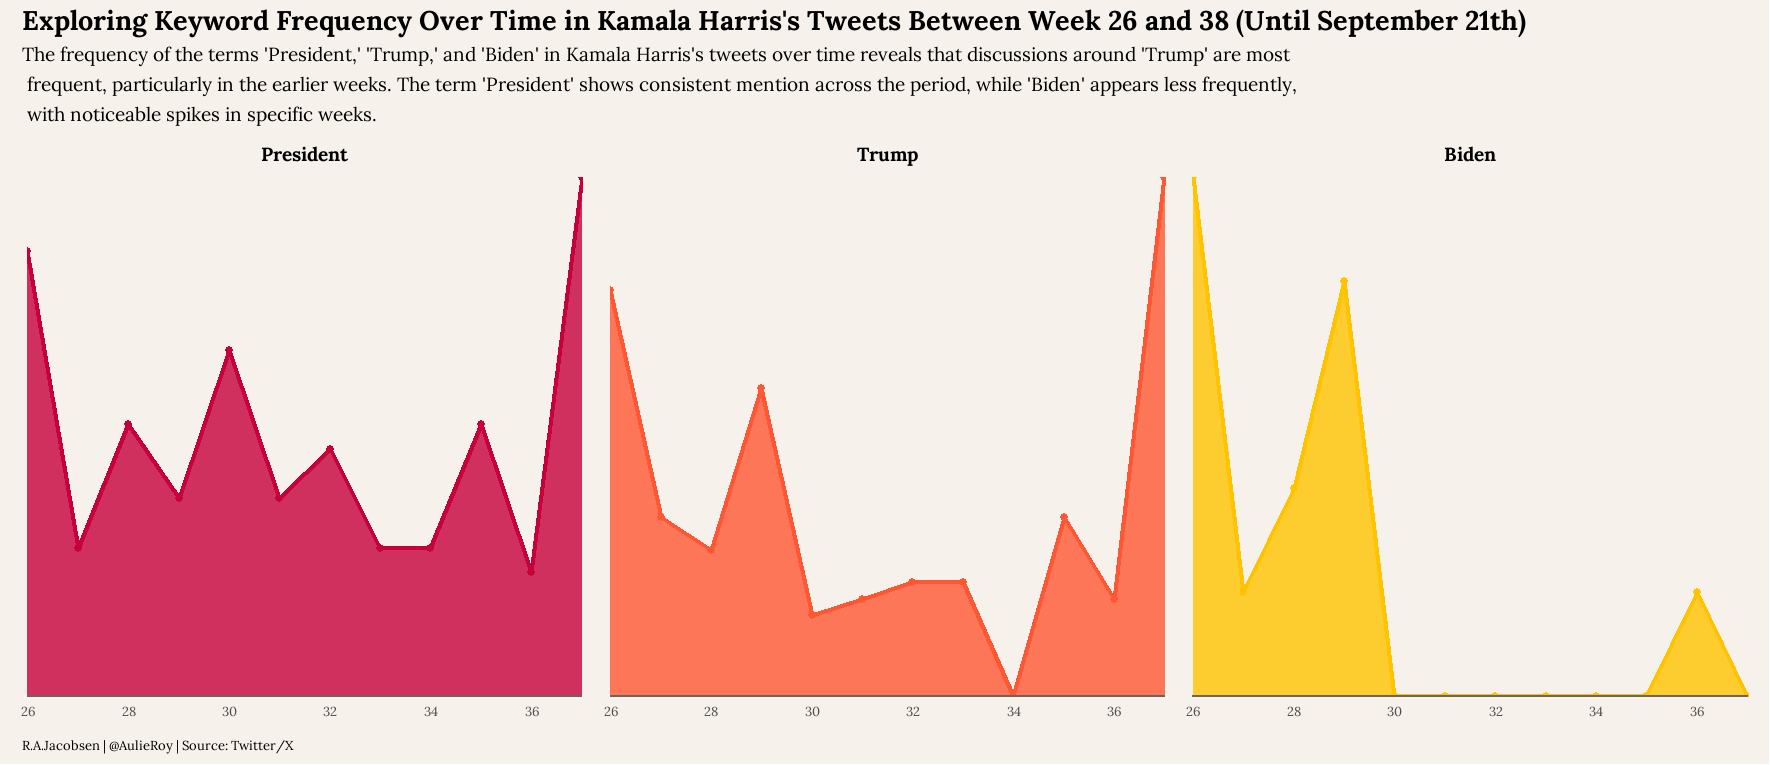

R code for this plot:
# Data comes from the Twitter/X account of Kamala Harris. 
# Analysis was performed on September 1st. 2024. 
# All code is present within the R syntax file. 

# Load libraries 
library(tidyverse)
library(ndjson)
library(lubridate)
library(tidytext)
library(showtext)
library(sysfonts)
library(patchwork)

# Load data
kamala_harris <- ndjson::stream_in("C:/Users/roja006/OneDrive - Kristiania/[01] Kristiania/[29] Coding and Data/[03] Data/2024-08-27 Kamala Harris August Twitter Posts.ndjson")
kamala_harris_more <- ndjson::stream_in("C:/Users/roja006/OneDrive - Kristiania/[01] Kristiania/[29] Coding and Data/[03] Data/2024-09-21 kamala harris twitter.ndjson")

# Merge data 
kamala_harris <- 
  kamala_harris %>%
  mutate(data.legacy.created_at = as.POSIXct(data.legacy.created_at, format = "%a %b %d %H:%M:%S %z %Y", tz = "UTC")) %>%
  filter(data.legacy.created_at <= as_datetime("2024-08-26 23:59:59", tz = "UTC"))

kamala_harris_more <- 
  kamala_harris_more %>%
  mutate(data.legacy.created_at = as.POSIXct(data.legacy.created_at, format = "%a %b %d %H:%M:%S %z %Y", tz = "UTC")) %>%
  filter(data.legacy.created_at >= as_datetime("2024-08-27 00:00:00", tz = "UTC"))

kamala_harris_combined <- bind_rows(kamala_harris, kamala_harris_more)

kamala <- 
  kamala_harris_combined %>%
  distinct(data.legacy.created_at, .keep_all = TRUE)

# Custom stop words
custom_stop_words <- c("http", 
                       "https", 
                       "rt", 
                       "vp")

kamala_df <- 
  kamala %>% 
  select(data.legacy.full_text, data.legacy.created_at) %>% 
  unnest_tokens(word, data.legacy.full_text) %>% 
  mutate(
    word = str_remove_all(word, "https?://\\S+|www\\.\\S+"),  
    word = str_remove_all(word, "\\d+"),  
    word = str_remove_all(word, "[^\\w\\s]"),  
    word = str_remove_all(word, "\\b\\d{1,2}\\b")  
  ) %>% 
  filter(nchar(word) >= 4) %>%  
  filter(!word %in% custom_stop_words) %>%  
  filter(word != "") %>%  
  anti_join(stop_words, by = "word") %>%  
  mutate(
    date = as.Date(data.legacy.created_at, format = "%a %b %d %H:%M:%S %z %Y"),  
    week = isoweek(date) 
  )

# keyword
keywords <- c("president", "trump", "biden")

time_series_data <- 
  kamala_df %>%
  filter(word %in% keywords) %>%  
  count(week, word) %>%  
  complete(week = full_seq(week, 1), word, fill = list(n = 0)) 


# Add Google Font "Lora"
font_add_google("Lora", "lora")
showtext_auto()

# Colors
colors <- c("#C70039", "#FF5733", "#FFC300")  

# Background color
bg_color <- "#f6f1eb"

# Plots
plot_president <- ggplot(subset(time_series_data, word == "president"), aes(x = week, y = n)) +
  geom_area(fill = colors[1], alpha = 0.8) +
  geom_line(color = colors[1], size = 1) +
  geom_point(color = colors[1], size = 1.5) +
  scale_x_continuous(expand = c(0, 0)) +  
  scale_y_continuous(expand = c(0, 0)) +  
  theme_minimal(base_family = "lora") +
  labs(title = "President") +
  theme(
    plot.title = element_text(size = 14, face = "bold", hjust = 0.5),
    axis.title = element_blank(),
    axis.text = element_text(size = 10, family = "lora"),
    axis.text.y = element_blank(),  
    axis.ticks.y = element_blank(), 
    axis.line.y = element_blank(),  
    panel.grid.minor = element_blank(),
    panel.grid.major = element_blank(),
    axis.line = element_line(color = "grey40"),
    plot.background = element_rect(fill = bg_color, color = NA),
    panel.background = element_rect(fill = bg_color, color = NA)
  )

plot_trump <- ggplot(subset(time_series_data, word == "trump"), aes(x = week, y = n)) +
  geom_area(fill = colors[2], alpha = 0.8) +
  geom_line(color = colors[2], size = 1) +
  geom_point(color = colors[2], size = 1.5) +
  scale_x_continuous(expand = c(0, 0)) +  
  scale_y_continuous(expand = c(0, 0)) + 
  theme_minimal(base_family = "lora") +
  labs(title = "Trump") +
  theme(
    plot.title = element_text(size = 14, face = "bold", hjust = 0.5),
    axis.title = element_blank(),
    axis.text = element_text(size = 10, family = "lora"),
    axis.text.y = element_blank(),  
    axis.ticks.y = element_blank(), 
    axis.line.y = element_blank(),  
    panel.grid.minor = element_blank(),
    panel.grid.major = element_blank(),
    axis.line = element_line(color = "grey40"),
    plot.background = element_rect(fill = bg_color, color = NA),
    panel.background = element_rect(fill = bg_color, color = NA)
  )

plot_biden <- ggplot(subset(time_series_data, word == "biden"), aes(x = week, y = n)) +
  geom_area(fill = colors[3], alpha = 0.8) +
  geom_line(color = colors[3], size = 1) +
  geom_point(color = colors[3], size = 1.5) +
  scale_x_continuous(expand = c(0, 0)) +  
  scale_y_continuous(expand = c(0, 0)) + 
  theme_minimal(base_family = "lora") +
  labs(title = "Biden") +
  theme(
    plot.title = element_text(size = 14, face = "bold", hjust = 0.5),
    axis.title = element_blank(),
    axis.text = element_text(size = 10, family = "lora"),
    axis.text.y = element_blank(),  
    axis.ticks.y = element_blank(), 
    axis.line.y = element_blank(),  
    panel.grid.minor = element_blank(),
    panel.grid.major = element_blank(),
    axis.line = element_line(color = "grey40"),
    plot.background = element_rect(fill = bg_color, color = NA),
    panel.background = element_rect(fill = bg_color, color = NA)
  )

# Combine plots
combined_plot <- plot_president + plot_trump + plot_biden + 
  plot_annotation(
    title = "Exploring Keyword Frequency Over Time in Kamala Harris's Tweets Between Week 26 and 38 (Until September 21th)",
    subtitle = "The frequency of the terms 'President,' 'Trump,' and 'Biden' in Kamala Harris's tweets over time reveals that discussions around 'Trump' are most \n frequent, particularly in the earlier weeks. The term 'President' shows consistent mention across the period, while 'Biden' appears less frequently, \n with noticeable spikes in specific weeks.",
    caption = "R.A.Jacobsen | @AulieRoy | Source: Twitter/X",
    theme = theme(
      plot.title = element_text(size = 20, face = "bold", family = "lora", hjust = 0),
      plot.subtitle = element_text(size = 14, family = "lora", hjust = 0),
      plot.caption = element_text(size = 10, family = "lora", hjust = 0), 
      plot.background = element_rect(fill = bg_color, color = NA)
    )
  )

print(combined_plot)
